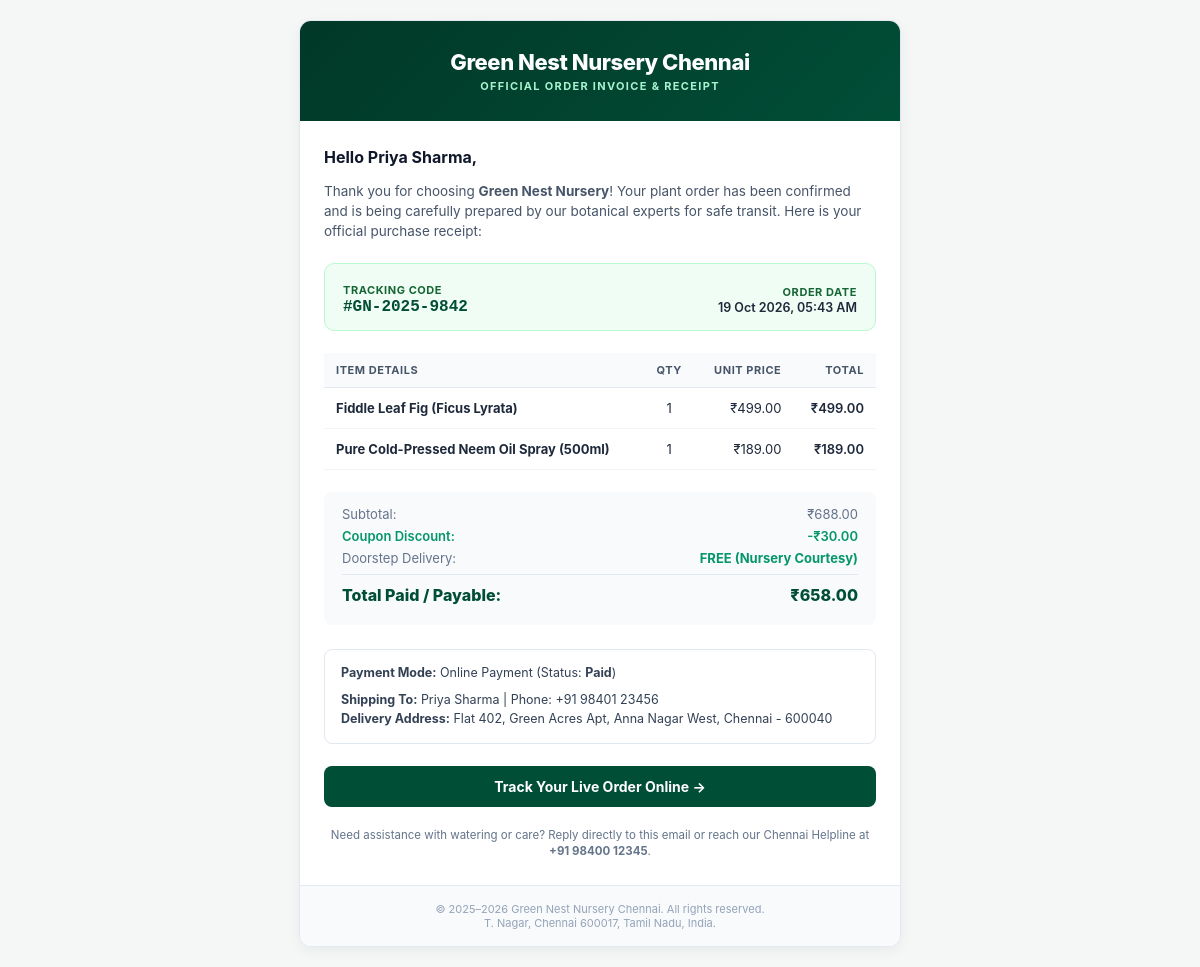
Page /orders/GN-2025-9842/email-receipt/ on the committed database.
### store/models.py (models this page shows, shortened)
class Order(models.Model):
    class Status(models.TextChoices):
        PENDING = "pending", "Pending"
        CONFIRMED = "confirmed", "Confirmed"
        PACKED = "packed", "Packed"
        SHIPPED = "shipped", "Shipped"
        DELIVERED = "delivered", "Delivered"
        CANCELLED = "cancelled", "Cancelled"
    class PaymentMethod(models.TextChoices):
        COD = "cod", "Cash on Delivery (COD)"
        RAZORPAY = "razorpay", "Razorpay (Online Payment)"
        ONLINE = "online", "Online Payment"
    class PaymentStatus(models.TextChoices):
        PENDING = "pending", "Pending"
        PAID = "paid", "Paid"
    user = models.ForeignKey(settings.AUTH_USER_MODEL, on_delete=models.PROTECT, related_name="store_orders")
    customer_name = models.CharField(max_length=140)
    phone = models.CharField(max_length=30)
    address = models.TextField()
    status = models.CharField(max_length=16, choices=Status.choices, default=Status.PENDING)
    payment_method = models.CharField(max_length=12, choices=PaymentMethod.choices)
    payment_status = models.CharField(max_length=12, choices=PaymentStatus.choices, default=PaymentStatus.PENDING)
    payment_id = models.CharField(max_length=80, blank=True, default="")
    coupon = models.ForeignKey(Coupon, on_delete=models.SET_NULL, null=True, blank=True)
    subtotal = models.DecimalField(max_digits=10, decimal_places=2)
    discount = models.DecimalField(max_digits=10, decimal_places=2, default=0)
    total = models.DecimalField(max_digits=10, decimal_places=2)
    tracking_code = models.CharField(max_length=24, unique=True)
    created_at = models.DateTimeField(auto_now_add=True)
    class Meta:
        ordering = ["-created_at"]

class OrderItem(models.Model):
    order = models.ForeignKey(Order, on_delete=models.CASCADE, related_name="items")
    product = models.ForeignKey(Product, on_delete=models.PROTECT, related_name="order_items")
    product_name = models.CharField(max_length=140)
    unit_price = models.DecimalField(max_digits=9, decimal_places=2)
    quantity = models.PositiveIntegerField(validators=[MinValueValidator(1)])
    @property
    def line_total(self):
        return self.unit_price * self.quantity

### store/views.py (the view)
# urls.py: path("orders/<str:tracking_code>/email-receipt/", views.order_email_receipt_view, name="order_email_receipt"),
def order_email_receipt_view(request, tracking_code):
    from django.http import HttpResponse
    from .email_utils import render_order_receipt_html
    order = get_object_or_404(
        Order.objects.prefetch_related("items__product"),
        tracking_code__iexact=tracking_code.strip(),
    )
    html_markup = render_order_receipt_html(order)
    return HttpResponse(html_markup, content_type="text/html")

### store/email_utils.py (called while the page is built)
def render_order_receipt_html(order):
    context = {
        "order": order,
        "items": order.items.all(),
        "customer_name": order.customer_name or (order.user.first_name if order.user else "Valued Customer"),
        "tracking_code": order.tracking_code,
        "total": order.total,
        "subtotal": order.subtotal,
        "discount": order.discount,
        "payment_method": order.get_payment_method_display(),
        "payment_status": order.get_payment_status_display(),
        "payment_id": order.payment_id or "N/A",
        "order_date": order.created_at.strftime("%d %b %Y, %I:%M %p"),
        "address": order.address,
        "phone": order.phone,
    }
    return render_to_string("store/email/order_receipt.html", context)

### greennest/templates/store/email/order_receipt.html (shortened to what this page needs)
<!DOCTYPE html>
<html lang="en">
<head>
</head>
<body>
  <div class="wrapper">
    <div class="header">
      <div class="brand-title">Green Nest Nursery Chennai</div>
      <div class="brand-sub">Official Order Invoice &amp; Receipt</div>
    </div>
    <div class="content">
      <div class="greeting">Hello {{ customer_name }},</div>
      <p class="intro">
        Thank you for choosing <strong>Green Nest Nursery</strong>! Your plant order has been confirmed and is being carefully prepared by our botanical experts for safe transit. Here is your official purchase receipt:
      </p>
      <div class="badge-card">
        <div>
          <span class="badge-label">Tracking Code</span>
          <div class="badge-val">#{{ tracking_code }}</div>
        </div>
        <div style="text-align: right;">
          <span class="badge-label">Order Date</span>
          <div style="font-size: 12.5px; font-weight: 600; color: #1e293b;">{{ order_date }}</div>
        </div>
      </div>
      <table class="table-receipt">
        <thead>
          <tr>
            <th>Item Details</th>
            <th style="text-align: center;">Qty</th>
            <th style="text-align: right;">Unit Price</th>
            <th style="text-align: right;">Total</th>
          </tr>
        </thead>
        <tbody>
          {% for item in items %}
          <tr>
            <td>
              <strong>{{ item.product_name }}</strong>
            </td>
            <td style="text-align: center;">{{ item.quantity }}</td>
            <td style="text-align: right;">₹{{ item.unit_price }}</td>
            <td class="amount">₹{{ item.line_total }}</td>
          </tr>
          {% endfor %}
        </tbody>
      </table>
      <div class="totals-wrap">
        <div class="total-row">
          <span>Subtotal:</span>
          <span>₹{{ subtotal }}</span>
        </div>
        {% if discount > 0 %}
        <div class="total-row" style="color: #059669; font-weight: 600;">
          <span>Coupon Discount:</span>
          <span>-₹{{ discount }}</span>
        </div>
        {% endif %}
        <div class="total-row">
          <span>Doorstep Delivery:</span>
          <span style="color: #059669; font-weight: 700;">FREE (Nursery Courtesy)</span>
        </div>
        <div class="total-row grand">
          <span>Total Paid / Payable:</span>
          <span>₹{{ total }}</span>
        </div>
      </div>
      <div class="info-card">
        <div style="margin-bottom: 8px;">
          <strong>Payment Mode:</strong> {{ payment_method }} (Status: <strong>{{ payment_status }}</strong>)
        </div>
        <div>
          <strong>Shipping To:</strong> {{ customer_name }} | Phone: {{ phone }}<br>
          <strong>Delivery Address:</strong> {{ address }}
        </div>
      </div>
      <a href="http://127.0.0.1:8000/orders/{{ tracking_code }}/" class="btn-track">
        Track Your Live Order Online →
      </a>
      <p style="font-size: 11.5px; color: #64748b; line-height: 1.4; margin: 0; text-align: center;">
        Need assistance with watering or care? Reply directly to this email or reach our Chennai Helpline at <strong>+91 98400 12345</strong>.
      </p>
    </div>
    <div class="footer">
      &copy; 2025–2026 Green Nest Nursery Chennai. All rights reserved.<br>
      T. Nagar, Chennai 600017, Tamil Nadu, India.
    </div>
  </div>
</body>
</html>

### greennest/templates/store/email/order_receipt.html (style rules this page uses)
body { font-family: -apple-system, BlinkMacSystemFont, 'Segoe UI', Roboto, Helvetica, Arial, sans-serif; background-color: #f4f7f5; color: #1e293b; margin: 0; padding: 0; -webkit-font-smoothing: antialiased; }
.wrapper { max-width: 600px; margin: 20px auto; background: #ffffff; border-radius: 12px; overflow: hidden; border: 1px solid #e2e8f0; box-shadow: 0 4px 14px rgba(0,0,0,0.05); }
.header { background: linear-gradient(135deg, #013827 0%, #014e37 100%); color: #ffffff; padding: 28px 24px; text-align: center; }
.brand-title { font-size: 22px; font-weight: 800; letter-spacing: -0.02em; margin: 0 0 4px; }
.brand-sub { font-size: 11px; color: #a7f3d0; font-weight: 700; letter-spacing: 0.12em; text-transform: uppercase; margin: 0; }
.content { padding: 26px 24px; }
.greeting { font-size: 16px; font-weight: 700; color: #0f172a; margin-bottom: 10px; }
.intro { font-size: 13.5px; color: #475569; line-height: 1.5; margin-bottom: 22px; }
.badge-card { background: #f0fdf4; border: 1px solid #bbf7d0; border-radius: 10px; padding: 14px 18px; margin-bottom: 22px; display: flex; justify-content: space-between; align-items: center; }
.badge-label { font-size: 11px; text-transform: uppercase; color: #166534; font-weight: 700; letter-spacing: 0.05em; }
.badge-val { font-size: 16px; font-weight: 800; color: #014e37; font-family: monospace; }
.table-receipt { width: 100%; border-collapse: collapse; margin-bottom: 22px; }
.table-receipt th { background: #f8fafc; color: #475569; font-size: 11px; text-transform: uppercase; font-weight: 700; letter-spacing: 0.05em; padding: 10px 12px; text-align: left; border-bottom: 1.5px solid #e2e8f0; }
.table-receipt td { padding: 12px; font-size: 13px; color: #1e293b; border-bottom: 1px solid #f1f5f9; }
.table-receipt td.amount { text-align: right; font-weight: 600; }
.totals-wrap { background: #f8fafc; border-radius: 8px; padding: 14px 18px; margin-bottom: 24px; }
.total-row { display: flex; justify-content: space-between; font-size: 13px; color: #64748b; margin-bottom: 6px; }
.total-row.grand { font-size: 16px; font-weight: 800; color: #014e37; border-top: 1px solid #e2e8f0; padding-top: 10px; margin-top: 8px; }
.info-card { background: #ffffff; border: 1px solid #e2e8f0; border-radius: 8px; padding: 14px 16px; font-size: 12.5px; color: #334155; line-height: 1.5; margin-bottom: 22px; }
.btn-track { display: block; background: #014e37; color: #ffffff !important; text-align: center; padding: 12px 20px; border-radius: 8px; font-size: 14px; font-weight: 700; text-decoration: none; margin: 20px 0; }
.footer { background: #f8fafc; border-top: 1px solid #e2e8f0; padding: 16px 24px; text-align: center; font-size: 11px; color: #94a3b8; }

### rows in the picture
Order: customer_name "Priya Sharma", tracking_code "GN-2025-9842", subtotal "688.00", discount "30.00", total "658.00", payment_status "Paid", phone "+91 98401 23456", address "Flat 402, Green Acres Apt, Anna Nagar West, Chennai - 600040"
OrderItem: product_name "Fiddle Leaf Fig (Ficus Lyrata)", quantity "1", unit_price "499.00", line_total "499.00"
OrderItem: product_name "Pure Cold-Pressed Neem Oil Spray (500ml)", quantity "1", unit_price "189.00", line_total "189.00"

### other values in the picture
{{ order_date }} "19 Oct 2026, 05:43 AM"
{{ payment_method }} "Online Payment"
